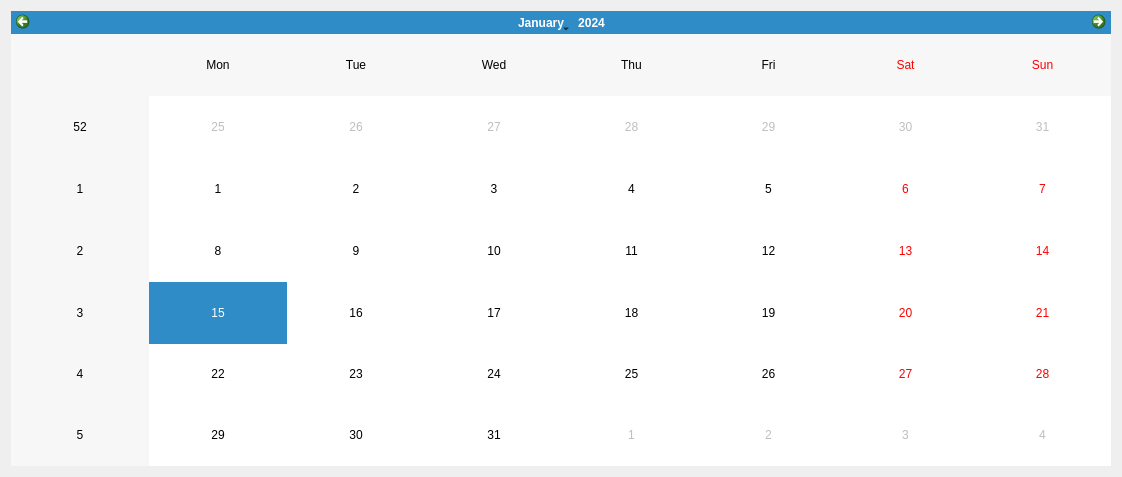
<?xml version="1.0" encoding="UTF-8"?>
<ui version="4.0">
 <class>CusCalendarBox</class>
 <widget class="QWidget" name="CusCalendarBox">
  <property name="geometry">
   <rect>
    <x>0</x>
    <y>0</y>
    <width>1122</width>
    <height>477</height>
   </rect>
  </property>
  <property name="windowTitle">
   <string>Form</string>
  </property>
  <layout class="QGridLayout" name="gridLayout">
   <item row="0" column="0">
    <widget class="QCalendarWidget" name="calendarWidget"/>
   </item>
  </layout>
 </widget>
 <resources/>
 <connections/>
</ui>
